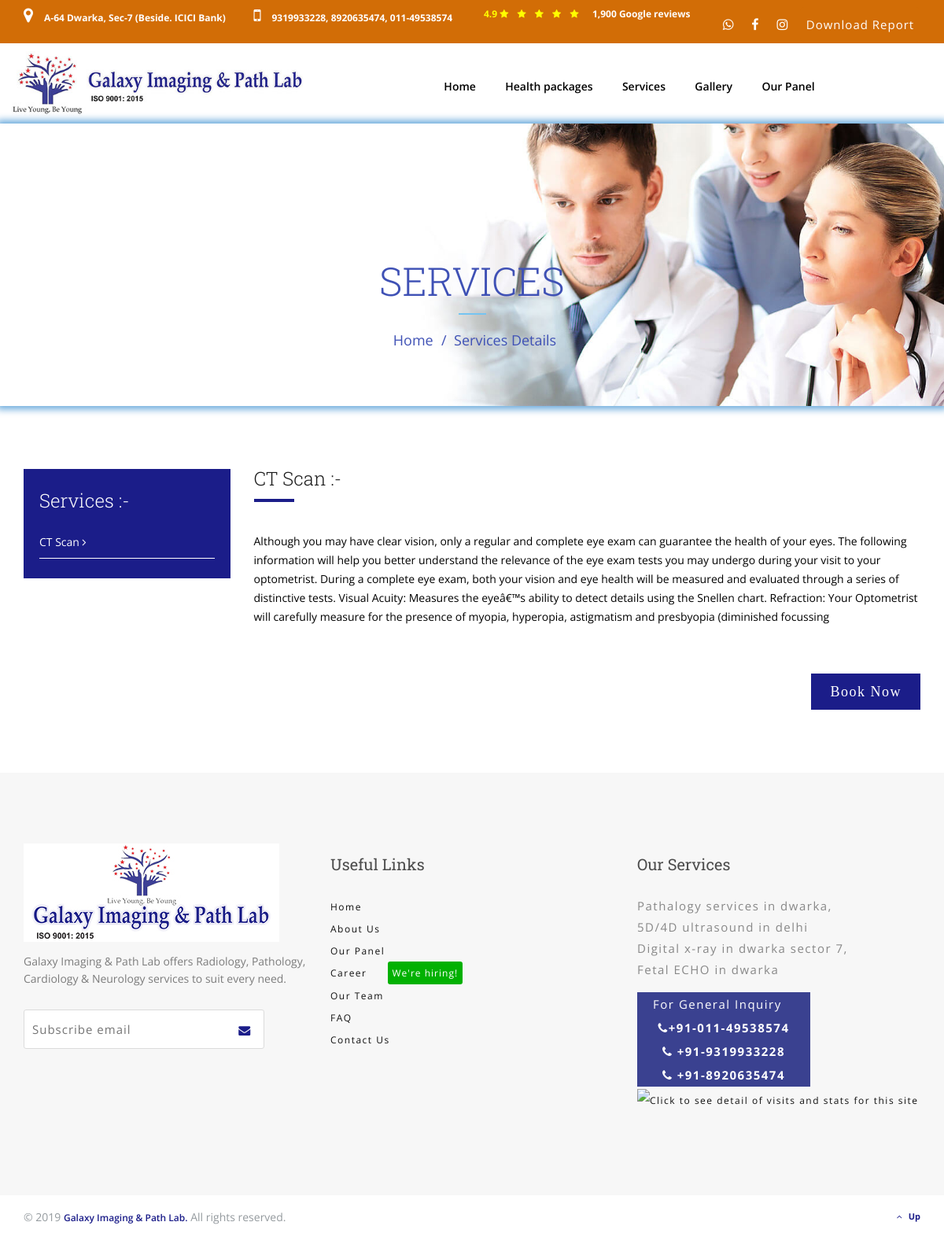
/service-details.php?id=12, run on the app's committed database.
### tables this page shows
CREATE TABLE `service` (
  `id` int(11) NOT NULL,
  `title` varchar(150) NOT NULL,
  `decs` text NOT NULL,
  `img` text NOT NULL,
  `status` varchar(20) NOT NULL
);

### service-details.php (the view, shortened to what this page needs)
<?php include"admin/inc/config.php"; ?>
<!DOCTYPE html>
<html lang="en">
<head>
    <link rel="stylesheet" href="css/bootstrap.min.css">
    <link rel="stylesheet" href="css/icofont.css">
    <link rel="stylesheet" href="css/jquery-ui.css">
    <link rel="stylesheet" href="css/font-awesome.min.css">
    <link rel="stylesheet" href="css/owl.carousel.min.css">
    <link rel="stylesheet" href="css/nivo-slider.css">
    <link rel="stylesheet" href="css/jquery.fancybox.min.css">
    <link rel="stylesheet" href="css/magnific-popup.css">
    <link rel="stylesheet" href="css/animate.css">
    <link rel="stylesheet" href="css/meanmenu.css">
    <link rel="stylesheet" href="css/typography.css">
    <link rel="stylesheet" href="css/style.css">
    <link rel="stylesheet" href="css/responsive.css">
</head>
<body>
<?php include"inc/header.php"; ?>
    <div class="other-page-top-area bg-with-blue">
        <div class="container">
            <div class="row">
                <div class="col-xs-12">
                    <div class="other-page-top">
                        <h2 class="opt-title">SERVICES</h2>
                        <ul class="opt-list">
                            <li><a href="index.php">Home</a></li>
                            <li>Services Details</li>
                        </ul>
                    </div>
                </div>
            </div>
        </div>
    </div>
    <div class="service-details-area">
        <div class="container">
            <div class="row">
                <div class="col-md-3 col-sm-5 col-xs-12">
                    <div class="si-department">
                        <h3 class="sid-title">Services :-</h3>
                        <ul class="sid-list">
<?php
$select = mysqli_query($con,"select * from service ");
while ($row =  mysqli_fetch_array($select)) { ?>
                            <li><a href="service-details.php?id=<?=$row['id']; ?>"><?=$row['title']; ?> <i class="fa fa-angle-right"></i></a></li>
<?php } ?>
                        </ul>
                    </div>
                </div>
                <div class="col-md-9 col-sm-12 col-xs-12">
                    <div class="service-details">
<?php
$select = mysqli_query($con,"select * from service where id='$_REQUEST[id]' ");
$row =  mysqli_fetch_array($select);
?>
                        <div class="where-we">
                            <h2 class="sdetails-title"><?=$row['title'] ?> :-</h2>
                            <p class="sdetails-text"><?=$row['decs']; ?></p>
                        </div>
						<a href="#" class="booknow"> Book Now</a>
                    </div>
                </div>
            </div>
        </div>
    </div>
<?php include"inc/footer.php"; ?>
</body>
</html>

### inc/header.php (shortened to what this page needs)
   <header>
<div class="header-top-area" id="header_top">
           <div class="container">
               <div class="row">
                   <div class="col-md-3 col-xs-12">
                       <div class="header-top-left">
                           <p class="htl-reservation">
                               <i><a href="https://goo.gl/maps/qjJM2B58xXoPGjAH7" class="fa fa-map-marker"></a></i>A-64 Dwarka, Sec-7 (Beside. ICICI Bank)</p>
                       </div>
                   </div>
                   <div class="col-md-3 col-xs-12">
                       <div class="header-top-left">
                           <a href="https://livehealth.in/login"><p class="htl-reservation"><i class="fa fa-mobile fam"></i>9319933228, 8920635474, 011-49538574</p></a>
                       </div>
                   </div>
                   <div class="col-md-3 col-xs-12">
                       <div class="header-top-left">
                           <p class="htl-reservation">
                 <span>  <span style="color: yellow">4.9  </span>
                         <i class="fa fa-star str"></i>
                         <i class="fa fa-star str"></i>
                         <i class="fa fa-star str"></i>
                         <i class="fa fa-star str"></i>
                         <i class="fa fa-star str"></i>
                         </span> &nbsp; 1,900  Google reviews
                       </p></div>
                   </div>
                   <div class="col-md-3 col-xs-12">
                       <div class="header-top-right">
                           <ul class="htr-social">
                               <li><a href="https://api.whatsapp.com/send?phone=919319933228"><i class="fa fa-whatsapp"></i></a></li>
                               <li><a href="https://www.facebook.com/Galaxy-Imaging-Path-Lab-100577128208586/"><i class="fa fa-facebook"></i></a></li>
                               <li><a href="https://www.instagram.com/galaxyimaginglab2020/"><i class="fa fa-instagram"></i></a></li>
                           </ul>
                           <div class="htr-search">
                                <div class="box12">
                                          <button  class="gap22 day-button" onclick="window.location.href='otp-request.php'">
                                           <p class="fg">Use your mobile no.Given during registration as login id and create OTP and use it as your password.</p>Download Report</button>
                                      </div>
                           </div>
                       </div>
                   </div>
               </div>
           </div>
       </div>
       <div class="menu-area">
           <div class="container-fluid">
               <div class="row">
                   <div class="col-xs-4">
                       <div class="logo">
                           <a href="index.php"><img src="img/logo galaxy1.jpg" alt=""></a>
                       </div>
                   </div>
                   <div class="col-xs-8">
                       <div class="menu hidden-sm hidden-xs">
                           <nav>
                               <ul>
                                   <li><a href="index.php">Home</a></li>
                                   <li><a href="index.php#health-package1">Health packages</a></li>
                                    <li><a href="javascript:(void)">Services</a>
                                   </li>
                                   <li><a href="gallery.php">Gallery</a></li>
                                   <li><a href="panel.php">Our Panel</a></li>
                               </ul>
                           </nav>
                       </div>
                   </div>
               </div>
           </div>
       </div>
   </header>

### inc/footer.php (shortened to what this page needs)
<footer>
   <div class="footer-top-area">
      <div class="container">
         <div class="row">
            <div class="col-md-4 col-sm-6 col-xs-12">
               <div class="footer-intro">
                  <img src="img/logo.jpg" alt="">
                  <p>Galaxy Imaging &amp; Path Lab offers Radiology, Pathology, Cardiology &amp; Neurology services to suit every need.</p>
                  <div class="widget_wysija_cont">
                     <form method="post" id="mc-embedded-subscribe-form" name="mc-embedded-subscribe-form" class="validate" target="_blank" novalidate="">
                        <input type="email" placeholder="Subscribe email" name="EMAIL" id="mce-EMAIL">
                        <button id="mc-embedded-subscribe" name="subscribe"><i class="fa fa-envelope"></i></button>
                     </form>
                  </div>
               </div>
            </div>
            <div class="col-md-4 col-sm-6 col-xs-12">
               <div class="footer-recent-post">
                  <h2 class="footer-title">Useful Links</h2>
                  <ul style="padding: 0;">
                     <li><a href="index.php">Home</a></li>
                     <li><a href="about-us.php">About Us</a></li>
                     <li><a href="panel.php">Our Panel</a></li>
                     <li><a href="career.php">Career<button type="buton" style="background: #02b102; border-style: none; border-radius: 3px; color: #fff;margin-left: 26px;">We're hiring!</button></a></li>
                     <li><a href="our-team.php">Our Team</a></li>
                     <li><a href="faq.php">FAQ</a></li>
                     <li><a href="contact.php">Contact Us</a></li>
                  </ul>
               </div>
            </div>
            <div class="col-md-4 col-sm-6 col-xs-12">
               <div class="footer-recent-post">
                  <h2 class="footer-title">Our Services</h2>
                  <ul style="padding: 0;">
                     <li>Pathalogy services in dwarka,</li>
                     <li> 5D/4D ultrasound in delhi</li>
                     <li>Digital x-ray in dwarka sector 7,</li>
                     <li> Fetal ECHO in dwarka</li>
                  </ul>
               </div>
               <div class="col-sm-auto ml-auto num_1"><span class="num_2">For General Inquiry&nbsp;&nbsp;&nbsp;</span>
                  <br><b><i class="fa fa-phone"></i>+91-011-49538574</b>
                  <br><b><i class="fa fa-phone"></i> +91-9319933228</b>
                  <br><b><i class="fa fa-phone"></i> +91-8920635474</b>
               </div>
               <div id="sfcxmbs2zku832mlnm8q815qx5qqam41hk7"><a href="https://www.freecounterstat.com/geozoom.php?c=xmbs2zku832mlnm8q815qx5qqam41hk7&amp;base=counter3&amp;type_clic=1" target="_blank"><img border="0" src="https://counter3.freecounterstat.com/private/counter.php?c=xmbs2zku832mlnm8q815qx5qqam41hk7&amp;init=1622271339347&amp;init_freecounterstat=0&amp;library=library_counters&amp;coef=1&amp;type=140&amp;lenght=8&amp;pv=0" alt="Click to see detail of visits and stats for this site" title="Click to see detail of visits and stats for this site"></a></div>
            </div>
         </div>
      </div>
   </div>
   <div class="footer-bottom-area">
      <div class="container">
         <div class="row">
            <div class="col-xs-12">
               <div class="footer-bottom">
                  <p class="footer-bottom-text">© 2019 <a href="#">Galaxy Imaging & Path Lab.</a> All rights reserved.</p>
                  <a class="go-to-top smoothscroll" href="#header_top"><i class="fa fa-angle-up"></i>Up</a>
               </div>
            </div>
         </div>
      </div>
   </div>
</footer>

### css/typography.css (style rules this page uses)
body { font-family: 'Open Sans', sans-serif; }
h1, h2, h3, h4, h5, h6 { margin: 0; font-family: 'Roboto Slab', serif; font-weight: 700; color: #000; letter-spacing: 1.5px; }
h2 { font-size: 22px; line-height: 24px; margin-bottom: 0px; }
h3 { font-size: 24px; line-height: 30px; margin-bottom: 0px; }
p { font-family: 'Open Sans', sans-serif; font-size: 14px; font-weight: normal; letter-spacing: 0; line-height: 28px; margin: 0; }
span { font-family: 'Open Sans', sans-serif; }
strong, b { font: 15px/30px; }
a, a:visited { text-decoration: none; font-family: 'Open Sans', sans-serif; font-weight: normal; font-size: 12px; color: #111; transition: all 0.3s ease-in-out; -webkit-transition: all 0.3s ease-in-out; -moz-transition: all 0.3s ease-in-out; -o-transition: all 0.3s ease-in-out; outline: 0; }
p a, p a:visited { line-height: inherit; outline: 0; }
ul, ol { margin-bottom: 0px; margin-top: 0px; }
ul { margin: 0; }
li { line-height: 18px; margin-bottom: 0px; }
button { transition: all 0.3s ease-in-out; -webkit-transition: all 0.3s ease-in-out; -moz-transition: all 0.3s ease-in-out; -o-transition: all 0.3s ease-in-out; }

### data on the page
service: title "CT Scan", decs "Although you may have clear vision, only a regular and complete eye exam can guarantee the health of your eyes. The following information will help you better understand the relevance of the eye exam tests you may undergo during your visit to your optometrist. During a complete eye exam, both your vision and eye health will be measured and evaluated through a series of distinctive tests. Visual Acuity: Measures the eyeâ€™s ability to detect details using the Snellen chart. Refraction: Your Optometrist will carefully measure for the presence of myopia, hyperopia, astigmatism and presbyopia (diminished focussing"
